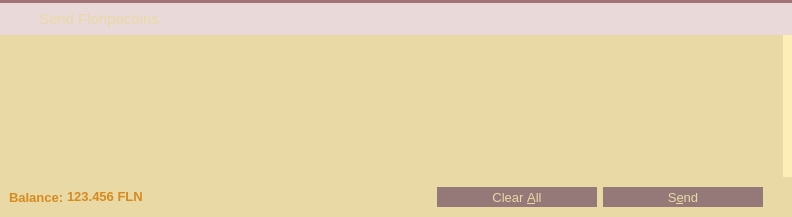
<?xml version="1.0" encoding="UTF-8"?>
<ui version="4.0">
 <class>SendCoinsDialog</class>
 <widget class="QDialog" name="SendCoinsDialog">
  <property name="geometry">
   <rect>
    <x>0</x>
    <y>0</y>
    <width>792</width>
    <height>217</height>
   </rect>
  </property>
  <property name="palette">
   <palette>
    <active>
     <colorrole role="Button">
      <brush brushstyle="SolidPattern">
       <color alpha="255">
        <red>233</red>
        <green>217</green>
        <blue>216</blue>
       </color>
      </brush>
     </colorrole>
     <colorrole role="Base">
      <brush brushstyle="SolidPattern">
       <color alpha="255">
        <red>214</red>
        <green>234</green>
        <blue>235</blue>
       </color>
      </brush>
     </colorrole>
     <colorrole role="Window">
      <brush brushstyle="SolidPattern">
       <color alpha="255">
        <red>233</red>
        <green>217</green>
        <blue>216</blue>
       </color>
      </brush>
     </colorrole>
    </active>
    <inactive>
     <colorrole role="Button">
      <brush brushstyle="SolidPattern">
       <color alpha="255">
        <red>233</red>
        <green>217</green>
        <blue>216</blue>
       </color>
      </brush>
     </colorrole>
     <colorrole role="Base">
      <brush brushstyle="SolidPattern">
       <color alpha="255">
        <red>214</red>
        <green>234</green>
        <blue>235</blue>
       </color>
      </brush>
     </colorrole>
     <colorrole role="Window">
      <brush brushstyle="SolidPattern">
       <color alpha="255">
        <red>233</red>
        <green>217</green>
        <blue>216</blue>
       </color>
      </brush>
     </colorrole>
    </inactive>
    <disabled>
     <colorrole role="Button">
      <brush brushstyle="SolidPattern">
       <color alpha="255">
        <red>233</red>
        <green>217</green>
        <blue>216</blue>
       </color>
      </brush>
     </colorrole>
     <colorrole role="Base">
      <brush brushstyle="SolidPattern">
       <color alpha="255">
        <red>233</red>
        <green>217</green>
        <blue>216</blue>
       </color>
      </brush>
     </colorrole>
     <colorrole role="Window">
      <brush brushstyle="SolidPattern">
       <color alpha="255">
        <red>233</red>
        <green>217</green>
        <blue>216</blue>
       </color>
      </brush>
     </colorrole>
    </disabled>
   </palette>
  </property>
  <property name="windowTitle">
   <string>Send Coins</string>
  </property>
  <property name="styleSheet">
   <string notr="true"/>
  </property>
  <layout class="QVBoxLayout" name="verticalLayout">
   <property name="spacing">
    <number>0</number>
   </property>
   <property name="margin">
    <number>0</number>
   </property>
   <item>
    <widget class="Line" name="line_7">
     <property name="styleSheet">
      <string notr="true">background-color: #A37276;</string>
     </property>
     <property name="frameShadow">
      <enum>QFrame::Raised</enum>
     </property>
     <property name="lineWidth">
      <number>0</number>
     </property>
     <property name="orientation">
      <enum>Qt::Horizontal</enum>
     </property>
    </widget>
   </item>
   <item>
    <widget class="QWidget" name="wSendMegsHeader" native="true">
     <property name="minimumSize">
      <size>
       <width>0</width>
       <height>32</height>
      </size>
     </property>
     <property name="maximumSize">
      <size>
       <width>16777215</width>
       <height>32</height>
      </size>
     </property>
     <property name="styleSheet">
      <string notr="true"/>
     </property>
     <property name="is_header" stdset="0">
      <bool>true</bool>
     </property>
     <layout class="QHBoxLayout" name="horizontalLayout_15">
      <property name="margin">
       <number>0</number>
      </property>
      <item>
       <spacer name="horizontalSpacer_20">
        <property name="orientation">
         <enum>Qt::Horizontal</enum>
        </property>
        <property name="sizeType">
         <enum>QSizePolicy::Fixed</enum>
        </property>
        <property name="sizeHint" stdset="0">
         <size>
          <width>3</width>
          <height>20</height>
         </size>
        </property>
       </spacer>
      </item>
      <item>
       <widget class="QLabel" name="label_29">
        <property name="sizePolicy">
         <sizepolicy hsizetype="Preferred" vsizetype="Preferred">
          <horstretch>0</horstretch>
          <verstretch>0</verstretch>
         </sizepolicy>
        </property>
        <property name="minimumSize">
         <size>
          <width>30</width>
          <height>30</height>
         </size>
        </property>
        <property name="maximumSize">
         <size>
          <width>30</width>
          <height>30</height>
         </size>
        </property>
        <property name="text">
         <string/>
        </property>
        <property name="pixmap">
         <pixmap resource="../res.qrc">:/res/upload.png</pixmap>
        </property>
       </widget>
      </item>
      <item>
       <widget class="QLabel" name="label_30">
        <property name="font">
         <font>
          <pointsize>11</pointsize>
          <stylestrategy>PreferAntialias</stylestrategy>
         </font>
        </property>
        <property name="styleSheet">
         <string notr="true">QLabel {
	color: #e9d9a4;
}</string>
        </property>
        <property name="text">
         <string>Send Floripacoins</string>
        </property>
       </widget>
      </item>
     </layout>
    </widget>
   </item>
   <item>
    <widget class="QScrollArea" name="scrollArea">
     <property name="styleSheet">
      <string notr="true"> QScrollBar:vertical {
     border: 0px solid grey;
     background: white;
     width: 9px;
     margin: 0px 0px 0 0px;
 }
 QScrollBar::handle:vertical {
     background: #fdeeb8;
     min-width: 20px;
 }</string>
     </property>
     <property name="frameShape">
      <enum>QFrame::NoFrame</enum>
     </property>
     <property name="verticalScrollBarPolicy">
      <enum>Qt::ScrollBarAlwaysOn</enum>
     </property>
     <property name="widgetResizable">
      <bool>true</bool>
     </property>
     <widget class="QWidget" name="scrollAreaWidgetContents">
      <property name="geometry">
       <rect>
        <x>0</x>
        <y>0</y>
        <width>783</width>
        <height>143</height>
       </rect>
      </property>
      <property name="styleSheet">
       <string notr="true">#scrollAreaWidgetContents {
	background-color: #e9d9a4;
}</string>
      </property>
      <layout class="QVBoxLayout" name="verticalLayout_2">
       <property name="leftMargin">
        <number>0</number>
       </property>
       <property name="topMargin">
        <number>1</number>
       </property>
       <property name="rightMargin">
        <number>0</number>
       </property>
       <property name="bottomMargin">
        <number>0</number>
       </property>
       <item>
        <layout class="QVBoxLayout" name="entries">
         <property name="spacing">
          <number>6</number>
         </property>
        </layout>
       </item>
       <item>
        <spacer name="verticalSpacer">
         <property name="orientation">
          <enum>Qt::Vertical</enum>
         </property>
         <property name="sizeHint" stdset="0">
          <size>
           <width>20</width>
           <height>40</height>
          </size>
         </property>
        </spacer>
       </item>
      </layout>
     </widget>
    </widget>
   </item>
   <item>
    <widget class="QWidget" name="wContainer" native="true">
     <property name="styleSheet">
      <string notr="true">#wContainer {
	background-color: #e9d9a4;
}</string>
     </property>
     <layout class="QHBoxLayout" name="horizontalLayout_3">
      <property name="topMargin">
       <number>10</number>
      </property>
      <property name="bottomMargin">
       <number>10</number>
      </property>
      <item>
       <layout class="QHBoxLayout" name="horizontalLayout_2">
        <property name="spacing">
         <number>3</number>
        </property>
        <item>
         <widget class="QLabel" name="label">
          <property name="font">
           <font>
            <pointsize>10</pointsize>
            <weight>75</weight>
            <bold>true</bold>
           </font>
          </property>
          <property name="styleSheet">
           <string notr="true">QLabel {
	color: #d78a20;
}</string>
          </property>
          <property name="text">
           <string>Balance:</string>
          </property>
         </widget>
        </item>
        <item>
         <widget class="QLabel" name="labelBalance">
          <property name="font">
           <font>
            <pointsize>10</pointsize>
            <weight>75</weight>
            <bold>true</bold>
           </font>
          </property>
          <property name="cursor">
           <cursorShape>IBeamCursor</cursorShape>
          </property>
          <property name="styleSheet">
           <string notr="true">QLabel {
	color: #d78a20;
}</string>
          </property>
          <property name="text">
           <string>123.456 FLN</string>
          </property>
          <property name="textInteractionFlags">
           <set>Qt::LinksAccessibleByMouse|Qt::TextSelectableByKeyboard|Qt::TextSelectableByMouse</set>
          </property>
         </widget>
        </item>
       </layout>
      </item>
      <item>
       <spacer name="horizontalSpacer_4">
        <property name="orientation">
         <enum>Qt::Horizontal</enum>
        </property>
        <property name="sizeHint" stdset="0">
         <size>
          <width>40</width>
          <height>20</height>
         </size>
        </property>
       </spacer>
      </item>
      <item>
       <widget class="QPushButton" name="clearButton">
        <property name="font">
         <font>
          <pointsize>10</pointsize>
          <stylestrategy>PreferAntialias</stylestrategy>
         </font>
        </property>
        <property name="toolTip">
         <string>Remove all transaction fields</string>
        </property>
        <property name="styleSheet">
         <string notr="true">QPushButton {
	background-color: #947978;
	color: #e9d9a4;
	border: 0px solid gray;
	max-height: 20px;
	min-height: 20px;
	max-width: 160px;
	min-width: 160px;
}

QPushButton:hover {
	background-color: #d78a20;
}

QPushButton:pressed:flat {
	background-color: #d78a20;
}</string>
        </property>
        <property name="text">
         <string>Clear &amp;All</string>
        </property>
        <property name="autoDefault">
         <bool>false</bool>
        </property>
        <property name="default">
         <bool>false</bool>
        </property>
        <property name="flat">
         <bool>true</bool>
        </property>
       </widget>
      </item>
      <item>
       <widget class="QPushButton" name="sendButton">
        <property name="font">
         <font>
          <pointsize>10</pointsize>
          <stylestrategy>PreferAntialias</stylestrategy>
         </font>
        </property>
        <property name="toolTip">
         <string>Confirm the send action</string>
        </property>
        <property name="styleSheet">
         <string notr="true">QPushButton {
	background-color: #947978;
	color: #e9d9a4;
	border: 0px solid gray;
	max-height: 20px;
	min-height: 20px;
	max-width: 160px;
	min-width: 160px;
}

QPushButton:hover {
	background-color: #d78a20;
}

QPushButton:pressed:flat {
	background-color: #d78a20;
}</string>
        </property>
        <property name="text">
         <string>S&amp;end</string>
        </property>
        <property name="default">
         <bool>true</bool>
        </property>
        <property name="flat">
         <bool>true</bool>
        </property>
       </widget>
      </item>
      <item>
       <spacer name="horizontalSpacer_5">
        <property name="orientation">
         <enum>Qt::Horizontal</enum>
        </property>
        <property name="sizeType">
         <enum>QSizePolicy::Fixed</enum>
        </property>
        <property name="sizeHint" stdset="0">
         <size>
          <width>20</width>
          <height>20</height>
         </size>
        </property>
       </spacer>
      </item>
     </layout>
    </widget>
   </item>
  </layout>
 </widget>
 <resources>
  <include location="../res.qrc"/>
 </resources>
 <connections/>
</ui>
